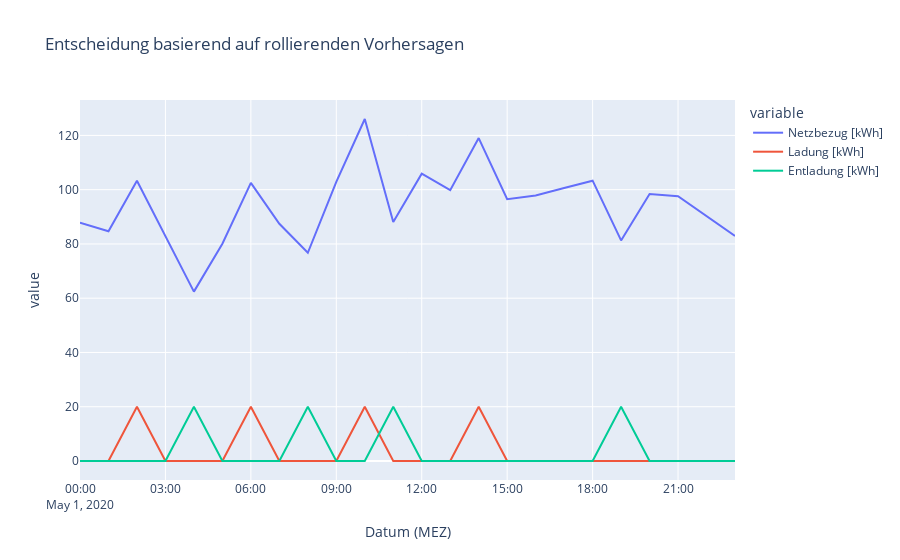

This figure's notebook cell:
### Markdown cell above
Wir erklärt sich dieser Unterschied? Es kommt durch die verschiedenen Entscheidungen, wann der Speicher geladen bzw. entladen wurde.

### Code cell
px.line(data_frame=df_rolling, x="Datum (MEZ)", y=["Netzbezug [kWh]","Ladung [kWh]", "Entladung [kWh]"], title="Entscheidung basierend auf rollierenden Vorhersagen")

### Figure 1 — Plotly figure (JSON) as saved in the notebook; plotly's stock layout.template omitted (floating-point values rounded to 4 significant figures)
{"data": [{"hovertemplate": "variable=Netzbezug [kWh]<br>Datum (MEZ)=%{x}<br>value=%{y}<extra></extra>", "legendgroup": "Netzbezug [kWh]", "line": {"color": "#636efa", "dash": "solid"}, "marker": {"symbol": "circle"}, "mode": "lines", "name": "Netzbezug [kWh]", "orientation": "v", "showlegend": true, "type": "scatter", "x": ["2020-05-01T00:00:00+01:00", "2020-05-01T01:00:00+01:00", "2020-05-01T02:00:00+01:00", "2020-05-01T03:00:00+01:00", "2020-05-01T04:00:00+01:00", "2020-05-01T05:00:00+01:00", "2020-05-01T06:00:00+01:00", "2020-05-01T07:00:00+01:00", "2020-05-01T08:00:00+01:00", "2020-05-01T09:00:00+01:00", "2020-05-01T10:00:00+01:00", "2020-05-01T11:00:00+01:00", "2020-05-01T12:00:00+01:00", "2020-05-01T13:00:00+01:00", "2020-05-01T14:00:00+01:00", "2020-05-01T15:00:00+01:00", "2020-05-01T16:00:00+01:00", "2020-05-01T17:00:00+01:00", "2020-05-01T18:00:00+01:00", "2020-05-01T19:00:00+01:00", "2020-05-01T20:00:00+01:00", "2020-05-01T21:00:00+01:00", "2020-05-01T22:00:00+01:00", "2020-05-01T23:00:00+01:00"], "xaxis": "x", "y": [87.87, 84.66, 103.3, 82.96, 62.42, 80.1, 102.5, 87.43, 76.73, 102.9, 126.0, 88.07, 105.9, 99.83, 119.0, 96.48, 97.82, 100.6, 103.3, 81.3, 98.37, 97.61, 90.37, 82.95], "yaxis": "y"}, {"hovertemplate": "variable=Ladung [kWh]<br>Datum (MEZ)=%{x}<br>value=%{y}<extra></extra>", "legendgroup": "Ladung [kWh]", "line": {"color": "#EF553B", "dash": "solid"}, "marker": {"symbol": "circle"}, "mode": "lines", "name": "Ladung [kWh]", "orientation": "v", "showlegend": true, "type": "scatter", "x": ["2020-05-01T00:00:00+01:00", "2020-05-01T01:00:00+01:00", "2020-05-01T02:00:00+01:00", "2020-05-01T03:00:00+01:00", "2020-05-01T04:00:00+01:00", "2020-05-01T05:00:00+01:00", "2020-05-01T06:00:00+01:00", "2020-05-01T07:00:00+01:00", "2020-05-01T08:00:00+01:00", "2020-05-01T09:00:00+01:00", "2020-05-01T10:00:00+01:00", "2020-05-01T11:00:00+01:00", "2020-05-01T12:00:00+01:00", "2020-05-01T13:00:00+01:00", "2020-05-01T14:00:00+01:00", "2020-05-01T15:00:00+01:00", "2020-05-01T16:00:00+01:00", "2020-05-01T17:00:00+01:00", "2020-05-01T18:00:00+01:00", "2020-05-01T19:00:00+01:00", "2020-05-01T20:00:00+01:00", "2020-05-01T21:00:00+01:00", "2020-05-01T22:00:00+01:00", "2020-05-01T23:00:00+01:00"], "xaxis": "x", "y": [0, 0, 20, 0, 0, 0, 20, 0, 0, 0, 20, 0, 0, 0, 20, 0, 0, 0, 0, 0, 0, 0, 0, 0], "yaxis": "y"}, {"hovertemplate": "variable=Entladung [kWh]<br>Datum (MEZ)=%{x}<br>value=%{y}<extra></extra>", "legendgroup": "Entladung [kWh]", "line": {"color": "#00cc96", "dash": "solid"}, "marker": {"symbol": "circle"}, "mode": "lines", "name": "Entladung [kWh]", "orientation": "v", "showlegend": true, "type": "scatter", "x": ["2020-05-01T00:00:00+01:00", "2020-05-01T01:00:00+01:00", "2020-05-01T02:00:00+01:00", "2020-05-01T03:00:00+01:00", "2020-05-01T04:00:00+01:00", "2020-05-01T05:00:00+01:00", "2020-05-01T06:00:00+01:00", "2020-05-01T07:00:00+01:00", "2020-05-01T08:00:00+01:00", "2020-05-01T09:00:00+01:00", "2020-05-01T10:00:00+01:00", "2020-05-01T11:00:00+01:00", "2020-05-01T12:00:00+01:00", "2020-05-01T13:00:00+01:00", "2020-05-01T14:00:00+01:00", "2020-05-01T15:00:00+01:00", "2020-05-01T16:00:00+01:00", "2020-05-01T17:00:00+01:00", "2020-05-01T18:00:00+01:00", "2020-05-01T19:00:00+01:00", "2020-05-01T20:00:00+01:00", "2020-05-01T21:00:00+01:00", "2020-05-01T22:00:00+01:00", "2020-05-01T23:00:00+01:00"], "xaxis": "x", "y": [0, 0, 0, 0, 20, 0, 0, 0, 20, 0, 0, 20, 0, 0, 0, 0, 0, 0, 0, 20, 0, 0, 0, 0], "yaxis": "y"}], "layout": {"legend": {"title": {"text": "variable"}, "tracegroupgap": 0}, "title": {"text": "Entscheidung basierend auf rollierenden Vorhersagen"}, "xaxis": {"anchor": "y", "domain": [0, 1], "title": {"text": "Datum (MEZ)"}}, "yaxis": {"anchor": "x", "domain": [0, 1], "title": {"text": "value"}}}}
